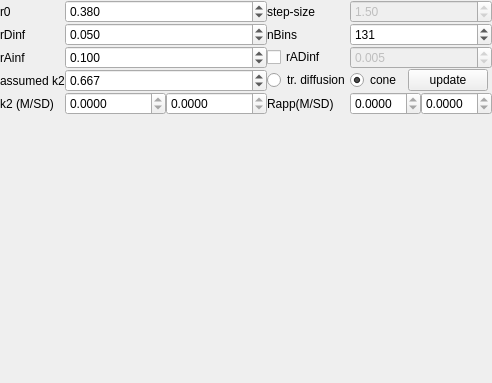
<?xml version="1.0" encoding="UTF-8"?>
<ui version="4.0">
 <class>Form</class>
 <widget class="QWidget" name="Form">
  <property name="geometry">
   <rect>
    <x>0</x>
    <y>0</y>
    <width>492</width>
    <height>383</height>
   </rect>
  </property>
  <property name="windowTitle">
   <string>Form</string>
  </property>
  <property name="windowIcon">
   <iconset>
    <normaloff>:/icons/icons/Cone.ico</normaloff>:/icons/icons/Cone.ico</iconset>
  </property>
  <layout class="QGridLayout" name="gridLayout">
   <property name="margin">
    <number>0</number>
   </property>
   <property name="spacing">
    <number>0</number>
   </property>
   <item row="3" column="2">
    <widget class="QDoubleSpinBox" name="doubleSpinBox_4">
     <property name="toolTip">
      <string>Assumed -true- kappa2</string>
     </property>
     <property name="decimals">
      <number>3</number>
     </property>
     <property name="singleStep">
      <double>0.010000000000000</double>
     </property>
     <property name="value">
      <double>0.667000000000000</double>
     </property>
    </widget>
   </item>
   <item row="1" column="0">
    <widget class="QLabel" name="label_6">
     <property name="text">
      <string>rDinf</string>
     </property>
    </widget>
   </item>
   <item row="3" column="0">
    <widget class="QLabel" name="label">
     <property name="text">
      <string>assumed k2</string>
     </property>
    </widget>
   </item>
   <item row="1" column="4">
    <widget class="QLabel" name="label_3">
     <property name="text">
      <string>nBins</string>
     </property>
    </widget>
   </item>
   <item row="6" column="0">
    <widget class="QLabel" name="label_4">
     <property name="text">
      <string>k2 (M/SD)</string>
     </property>
    </widget>
   </item>
   <item row="6" column="4">
    <widget class="QLabel" name="label_9">
     <property name="text">
      <string>Rapp(M/SD)</string>
     </property>
    </widget>
   </item>
   <item row="0" column="4">
    <widget class="QLabel" name="label_5">
     <property name="text">
      <string>step-size</string>
     </property>
    </widget>
   </item>
   <item row="1" column="2">
    <widget class="QDoubleSpinBox" name="doubleSpinBox">
     <property name="enabled">
      <bool>true</bool>
     </property>
     <property name="toolTip">
      <string>Steady-state anisotropy of donor without FRET</string>
     </property>
     <property name="decimals">
      <number>3</number>
     </property>
     <property name="singleStep">
      <double>0.001000000000000</double>
     </property>
     <property name="value">
      <double>0.050000000000000</double>
     </property>
    </widget>
   </item>
   <item row="0" column="0">
    <widget class="QLabel" name="label_2">
     <property name="text">
      <string>r0</string>
     </property>
    </widget>
   </item>
   <item row="2" column="0">
    <widget class="QLabel" name="label_7">
     <property name="text">
      <string>rAinf</string>
     </property>
    </widget>
   </item>
   <item row="0" column="2">
    <widget class="QDoubleSpinBox" name="doubleSpinBox_2">
     <property name="enabled">
      <bool>true</bool>
     </property>
     <property name="sizePolicy">
      <sizepolicy hsizetype="Expanding" vsizetype="Fixed">
       <horstretch>0</horstretch>
       <verstretch>0</verstretch>
      </sizepolicy>
     </property>
     <property name="decimals">
      <number>3</number>
     </property>
     <property name="maximum">
      <double>4.000000000000000</double>
     </property>
     <property name="singleStep">
      <double>0.001000000000000</double>
     </property>
     <property name="value">
      <double>0.380000000000000</double>
     </property>
    </widget>
   </item>
   <item row="1" column="6" colspan="2">
    <widget class="QSpinBox" name="spinBox">
     <property name="sizePolicy">
      <sizepolicy hsizetype="Expanding" vsizetype="Fixed">
       <horstretch>0</horstretch>
       <verstretch>0</verstretch>
      </sizepolicy>
     </property>
     <property name="toolTip">
      <string>Number of bins in kappa2-histogram</string>
     </property>
     <property name="maximum">
      <number>999</number>
     </property>
     <property name="value">
      <number>131</number>
     </property>
    </widget>
   </item>
   <item row="2" column="4">
    <widget class="QCheckBox" name="checkBox">
     <property name="toolTip">
      <string>Check if FRET-senzitized acceptor anisotropy was measured</string>
     </property>
     <property name="text">
      <string>rADinf</string>
     </property>
     <property name="checked">
      <bool>false</bool>
     </property>
    </widget>
   </item>
   <item row="6" column="2">
    <layout class="QHBoxLayout" name="horizontalLayout_2">
     <property name="spacing">
      <number>0</number>
     </property>
     <item>
      <widget class="QDoubleSpinBox" name="doubleSpinBox_10">
       <property name="readOnly">
        <bool>true</bool>
       </property>
       <property name="decimals">
        <number>4</number>
       </property>
      </widget>
     </item>
     <item>
      <widget class="QDoubleSpinBox" name="doubleSpinBox_9">
       <property name="readOnly">
        <bool>true</bool>
       </property>
       <property name="decimals">
        <number>4</number>
       </property>
      </widget>
     </item>
    </layout>
   </item>
   <item row="7" column="0" colspan="8">
    <widget class="QWidget" name="widget_2" native="true">
     <layout class="QVBoxLayout" name="verticalLayout_3">
      <property name="spacing">
       <number>0</number>
      </property>
      <property name="margin">
       <number>0</number>
      </property>
      <item>
       <widget class="QSplitter" name="splitter">
        <property name="orientation">
         <enum>Qt::Vertical</enum>
        </property>
        <widget class="QWidget" name="widget" native="true">
         <layout class="QVBoxLayout" name="verticalLayout_2">
          <property name="spacing">
           <number>0</number>
          </property>
          <property name="margin">
           <number>0</number>
          </property>
          <item>
           <layout class="QVBoxLayout" name="verticalLayout"/>
          </item>
         </layout>
        </widget>
       </widget>
      </item>
     </layout>
    </widget>
   </item>
   <item row="2" column="6" colspan="2">
    <widget class="QDoubleSpinBox" name="doubleSpinBox_7">
     <property name="enabled">
      <bool>false</bool>
     </property>
     <property name="sizePolicy">
      <sizepolicy hsizetype="Minimum" vsizetype="Fixed">
       <horstretch>0</horstretch>
       <verstretch>0</verstretch>
      </sizepolicy>
     </property>
     <property name="toolTip">
      <string>Steady-state anisotropy of acceptor (FRET-senzitized)</string>
     </property>
     <property name="decimals">
      <number>3</number>
     </property>
     <property name="maximum">
      <double>4.000000000000000</double>
     </property>
     <property name="singleStep">
      <double>0.001000000000000</double>
     </property>
     <property name="value">
      <double>0.005000000000000</double>
     </property>
    </widget>
   </item>
   <item row="2" column="2">
    <widget class="QDoubleSpinBox" name="doubleSpinBox_5">
     <property name="enabled">
      <bool>true</bool>
     </property>
     <property name="toolTip">
      <string>Steady-state anisotropy of acceptor direct excited</string>
     </property>
     <property name="decimals">
      <number>3</number>
     </property>
     <property name="maximum">
      <double>4.000000000000000</double>
     </property>
     <property name="singleStep">
      <double>0.001000000000000</double>
     </property>
     <property name="value">
      <double>0.100000000000000</double>
     </property>
    </widget>
   </item>
   <item row="0" column="6" colspan="2">
    <widget class="QDoubleSpinBox" name="doubleSpinBox_3">
     <property name="enabled">
      <bool>false</bool>
     </property>
     <property name="sizePolicy">
      <sizepolicy hsizetype="Expanding" vsizetype="Fixed">
       <horstretch>0</horstretch>
       <verstretch>0</verstretch>
      </sizepolicy>
     </property>
     <property name="toolTip">
      <string>Step-size in degrees</string>
     </property>
     <property name="decimals">
      <number>2</number>
     </property>
     <property name="minimum">
      <double>0.010000000000000</double>
     </property>
     <property name="maximum">
      <double>10.000000000000000</double>
     </property>
     <property name="value">
      <double>1.500000000000000</double>
     </property>
    </widget>
   </item>
   <item row="3" column="4">
    <widget class="QRadioButton" name="radioButton">
     <property name="sizePolicy">
      <sizepolicy hsizetype="Fixed" vsizetype="Fixed">
       <horstretch>0</horstretch>
       <verstretch>0</verstretch>
      </sizepolicy>
     </property>
     <property name="text">
      <string>tr. diffusion</string>
     </property>
    </widget>
   </item>
   <item row="3" column="6">
    <widget class="QRadioButton" name="radioButton_2">
     <property name="sizePolicy">
      <sizepolicy hsizetype="Fixed" vsizetype="Fixed">
       <horstretch>0</horstretch>
       <verstretch>0</verstretch>
      </sizepolicy>
     </property>
     <property name="text">
      <string>cone</string>
     </property>
     <property name="checked">
      <bool>true</bool>
     </property>
    </widget>
   </item>
   <item row="3" column="7">
    <widget class="QPushButton" name="pushButton">
     <property name="sizePolicy">
      <sizepolicy hsizetype="Fixed" vsizetype="Fixed">
       <horstretch>0</horstretch>
       <verstretch>0</verstretch>
      </sizepolicy>
     </property>
     <property name="text">
      <string>update</string>
     </property>
    </widget>
   </item>
   <item row="6" column="6" colspan="2">
    <layout class="QHBoxLayout" name="horizontalLayout">
     <property name="spacing">
      <number>0</number>
     </property>
     <item>
      <widget class="QDoubleSpinBox" name="doubleSpinBox_6">
       <property name="readOnly">
        <bool>true</bool>
       </property>
       <property name="decimals">
        <number>4</number>
       </property>
      </widget>
     </item>
     <item>
      <widget class="QDoubleSpinBox" name="doubleSpinBox_8">
       <property name="readOnly">
        <bool>true</bool>
       </property>
       <property name="decimals">
        <number>4</number>
       </property>
      </widget>
     </item>
    </layout>
   </item>
  </layout>
 </widget>
 <resources>
  <include location="../rescource.qrc"/>
 </resources>
 <connections>
  <connection>
   <sender>checkBox</sender>
   <signal>toggled(bool)</signal>
   <receiver>doubleSpinBox_7</receiver>
   <slot>setEnabled(bool)</slot>
   <hints>
    <hint type="sourcelabel">
     <x>301</x>
     <y>49</y>
    </hint>
    <hint type="destinationlabel">
     <x>443</x>
     <y>49</y>
    </hint>
   </hints>
  </connection>
  <connection>
   <sender>checkBox</sender>
   <signal>toggled(bool)</signal>
   <receiver>doubleSpinBox_3</receiver>
   <slot>setEnabled(bool)</slot>
   <hints>
    <hint type="sourcelabel">
     <x>301</x>
     <y>49</y>
    </hint>
    <hint type="destinationlabel">
     <x>443</x>
     <y>9</y>
    </hint>
   </hints>
  </connection>
 </connections>
</ui>
